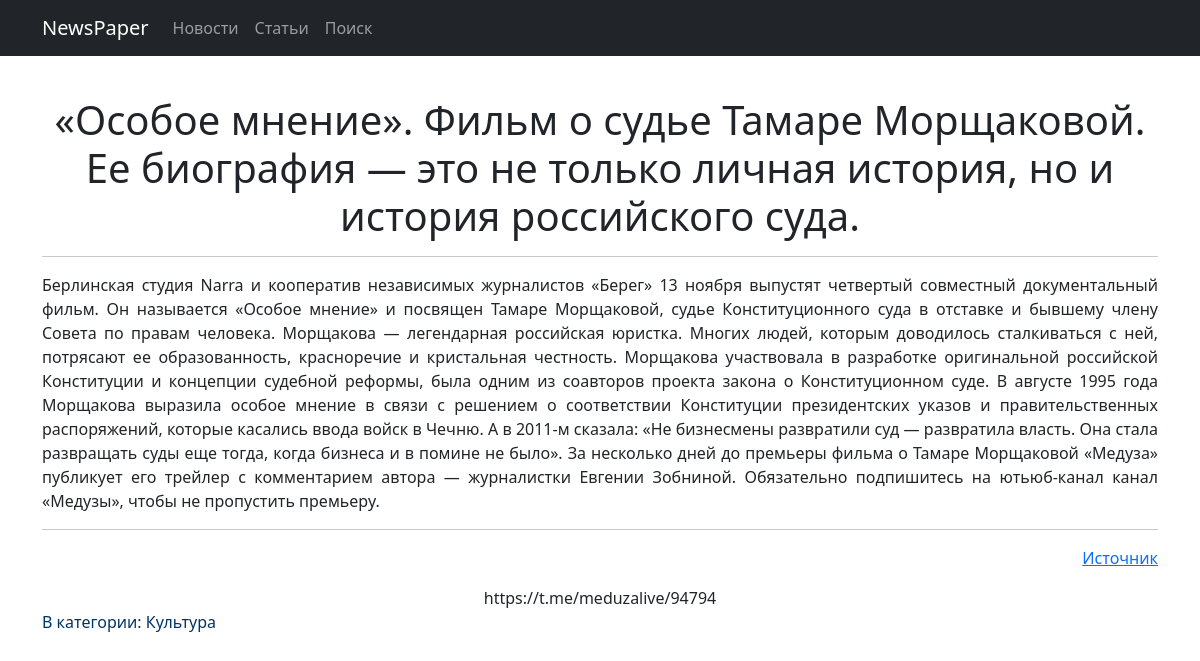
/news/6, run on the app's committed database.
### NewsPaper/models.py (models this page shows, shortened)
class News(models.Model):
    article = 'AR'
    news = 'NW'
    SELECT = [(article, 'статья'), (news, 'новость')]
    heading = models.CharField(max_length=150, unique=True)
    text = models.TextField(unique=True)
    category = models.ForeignKey(to='Category', on_delete=models.CASCADE, related_name='news')
    author = models.CharField(max_length=255)
    pub_date = models.DateTimeField(auto_now_add=True)
    type = models.CharField(max_length=2, choices=SELECT)

class Category(models.Model):
    name = models.CharField(max_length=30, unique=True)
    subscribers = models.ManyToManyField(User, blank=True,  null=True, related_name='categories')
    def __str__(self):
        return self.name

### NewsPaper/views.py (the view)
# urls.py: path('<int:pk>', NewsDetail.as_view(), name='one_news'),
class NewsDetail(DetailView):
    model = News
    template_name = 'one_news.html'
    context_object_name = 'one_news'
    queryset = News.objects.all()
    def get_object(self, *args, **kwargs):
        obj = cache.get(f'news-{self.kwargs["pk"]}', None)
        if not obj:
            obj = super().get_object(queryset=self.queryset)
            cache.set(f'news-{self.kwargs["pk"]}', obj)
        return obj

### NewsPaper/templatetags/custom_filters.py (called while the page is built)
@register.filter()
def b_dictionary(value):
    for word in bullshit_dictionary:
        if word.lower() in value.lower():
            value = value.replace(word[2:], '*' * len(word))
    return value

### templates/one_news.html (shortened to what this page needs)
{% extends 'flatpages/default.html' %}
{% load custom_filters %}
{% load custom_tags %}
{% block content %}
<p>&nbsp;</p>
<h1>{{ one_news.heading|b_dictionary }}</h1>
<hr>
<blockquote><p style="text-align: justify;">{{ one_news.text|b_dictionary }}</p></blockquote>
<hr>
<blockquote>
<p style="text-align: right;"><a title="{{ one_news.author }} " href="{{ one_news.author }}" target="_blank" rel="noopener">Источник</a></p>
</blockquote>
{{ one_news.author }}
<p style="text-align: left;"><span style="color: #003366;">В категории: {{ one_news.category }}</span></p>
{% endblock content %}

### data on the page
News: heading|b_dictionary "«Особое мнение». Фильм о судье Тамаре Морщаковой. Ее биография — это не только личная история, но и история российского суда.", text|b_dictionary "Берлинская студия Narra и кооператив независимых журналистов «Берег» 13 ноября выпустят четвертый совместный документальный фильм. Он называется «Особое мнение» и посвящен Тамаре Морщаковой, судье Конституционного суда в отставке и бывшему члену Совета по правам человека. Морщакова — легендарная российская юристка. Многих людей, которым доводилось сталкиваться с ней, потрясают ее образованность, красноречие и кристальная честность. Морщакова участвовала в разработке оригинальной российской Конституции и концепции судебной реформы, была одним из соавторов проекта закона о Конституционном суде. В августе 1995 года Морщакова выразила особое мнение в связи с решением о соответствии Конституции…", author "https://t.me/meduzalive/94794", category "Культура"
